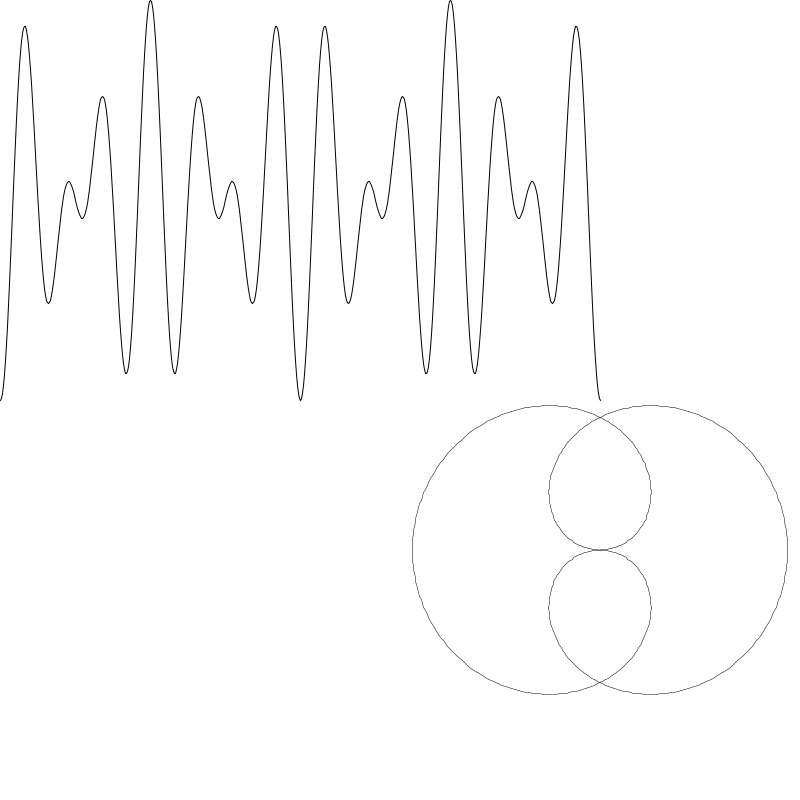
Frame 1 (no input)
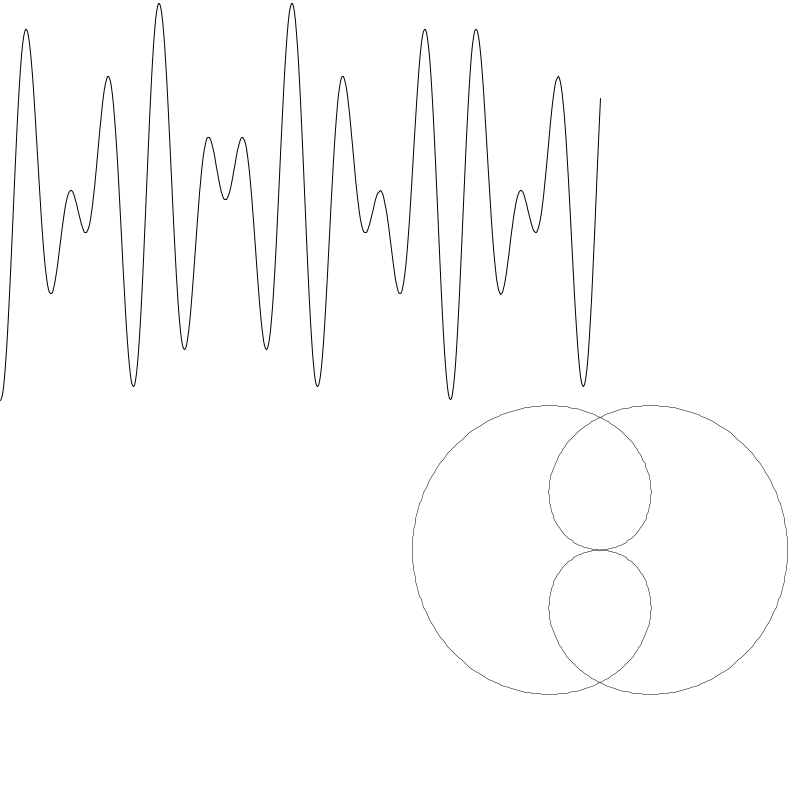
Frame 60 (the mouse pressed at the canvas centre just before this capture)
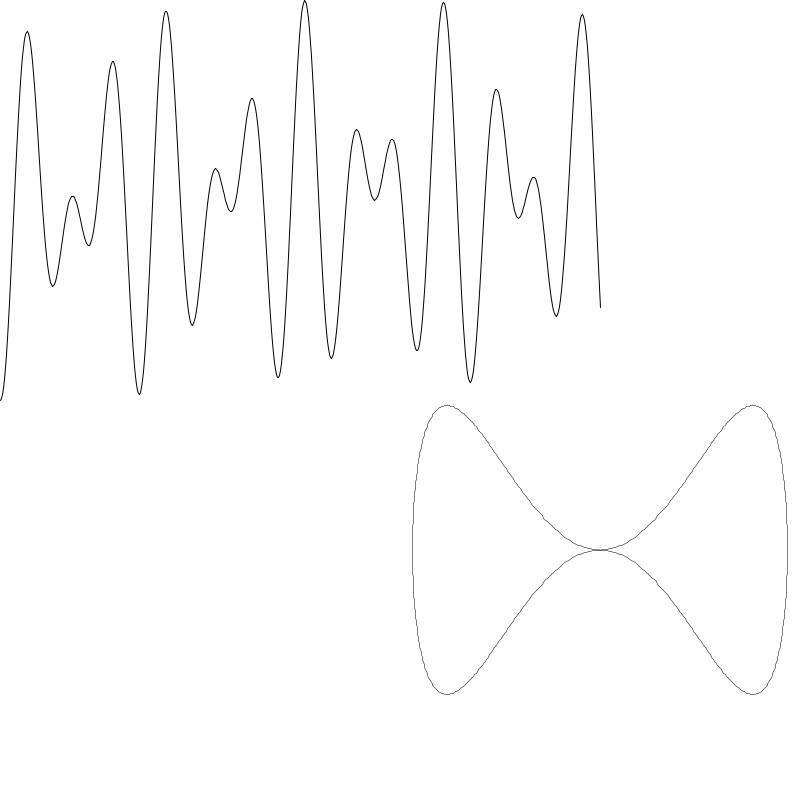
Frame 120 (the mouse held since frame 60 and released just before this capture)

The Processing sketch that drew these frames (run headless with seeded random() and noise(); from frame 60 on, the mouse is pressed at the canvas centre):

// Processing sketch: Lissajous_sandbox2
// ── Lissajous_sandbox2.pde
int pointCount = 600;
int freqX = 1;
int freqY = 2;
float phi = 90;

int freq = 2;
float modFreq = 12;
float changeMod =.005;


float modFreqX = 2;
float modFreqY = 1;
float changemodX = .5;
float changemodY = .001;

float angle;
float x, y;
float factorX, factorY;

int margin = 25;

int changeY = 1;
int changeX = 1;

void setup() {
  size(800, 800);
  smooth();

  frameRate(5);
}




void draw() {
  background(255);
  stroke(0);
  strokeWeight(1);


  factorX = width/2-margin;
  factorY = height/2-margin;
  pushMatrix();
  translate(0, 200);
  beginShape();
  for (int i = 0; i <= pointCount; i++) {
    angle = map(i, 0, pointCount, 0, TWO_PI);
    modFreq();
    float info = sin(angle * freq + radians(phi));
    float carrier = cos(angle * modFreq);
    y = info * carrier;
    //fun:
    //float r_ = random(0, .5);
    //if (r_ > .489) {
    //  y = y + .05;
    //}
    //println(y);
    y = y * (height/4);
    vertex(i, y);
  }
  endShape();
  popMatrix();

  translate(width/2+ 200, height/2);


  //pointCount = int(map(mouseX, 0, width, 0, 600));
  //  maniFreqX();

  //pushMatrix();
  //// draw x oscillator
  //translate(0, 200);
  //beginShape();
  //for (int i=0; i<=pointCount; i++) {
  //  angle = map(i, 0, pointCount, 0, TWO_PI);
  //  x = sin(angle*freqX + radians(phi));
  //  x = x * (width/4-margin);
  //  y = -height*2/3.0-margin + (float)i/pointCount * (height/2-2*margin);
  //  vertex(x, y);
  //}
  //endShape();
  //popMatrix();



  // draw y oscillator
  //pushMatrix();
  //translate(0, 200);
  //stroke(0);
  //beginShape();
  //for (int i=0; i<=pointCount; i++) {
  //  angle = map(i, 0, pointCount, 0, TWO_PI);
  //  y = sin(angle*freqY);
  //  y = y * (height/4-margin);
  //  x = -width*2/3.0-margin + (float)i/pointCount * (width/2-2*margin);
  //  vertex(x, y);
  //}
  //endShape();
  //popMatrix();


  pushMatrix();
  translate(0, 150);
  scale(.5);
  beginShape();
  for (int i=0; i<=pointCount; i++) {
    angle = map(i, 0, pointCount, 0, TWO_PI);

    // modFreq();
    //float info = sin(angle * freq + radians(phi));
    //float carrier = cos(angle * modFreq);
    //y = info * carrier;

    modFreqX();

    x = sin(angle*freqX + radians(phi))  * cos(angle * modFreqX);
    y = sin(angle*freqY) * cos(angle * modFreqY);

    x = x * factorX;
    y = y * factorY;

    vertex(x, y);
  }
  endShape();
  popMatrix();

  //noLoop();
}


void maniFreqX() {
  //  freqY+= changeY;

  //if (freqY > 7) {
  //  changeY = changeY * -1;
  //}

  //if (freqY < 2) {
  //  changeY = changeY * -1;
  //}
  float r = random(0, 1);

  if (r >.9998) {
    //changeX = changeX * -1;
    freqX += changeX;
  }
  if ( r < .02) {
    freqX -= changeX;
  }

  //freqX += changeX;

  if (freqX > 7) {
    changeX = changeX * -1;
  }

  if (freqX < 1) {
    changeX = changeX * -1;
  }
}


void modFreq() {
  if (frameCount %53 == 0) {
    float r = random(0, .5);

    if (r > .389) {
      modFreq += changeMod;
    }
    if (r < .2) {
      modFreq -= changeMod;
    }
    //}

    if (modFreq > 14) {
      modFreq = 1;
    }

    if (modFreq < -14) {
      modFreq = 1;
    }

    //println(modFreq);
  }
}

void modFreqX() { //** needs sorting and smoothing
  if (frameCount % 47 == 0) {
    float r = random(0, .5);

    if ( r > .48) {
      modFreqX += changemodX;
    }
    if ( r < .12) {
      modFreqX -= changemodX;
    }
    if (modFreqX > 12) {
      //changemodX = changemodX * -1;
      modFreqX = 1;
    }
    if (modFreqX < -0.5) {
      //changemodX = changemodX * -1;
      modFreqX = 2;
    }
  }
  println(modFreqX);
}

void mousePressed() {

  modFreqX += changemodX;


  if (modFreqX > 12) {
    changemodX = changemodX * -1;
  } else if (modFreqX < -0.5) {
    changemodX = changemodX * -1;
  }
  println(modFreqX);

  //modFreq += changeMod;

  ////println(modFreq);

  //if (modFreq > 15) {
  //  modFreq = 1;
  //}

  //freqY+= changeY;

  //if (freqY > 7) {
  //  changeY = changeY * -1;
  //}

  //if (freqY < 2) {
  //  changeY = changeY * -1;
  //}

  //freqX += changeX;

  //if (freqX > 7) {
  //  changeX = changeX * -1;
  //}

  //if (freqX < 1) {
  //  changeX = changeX * -1;
  //}


  //println(freqX);
}
